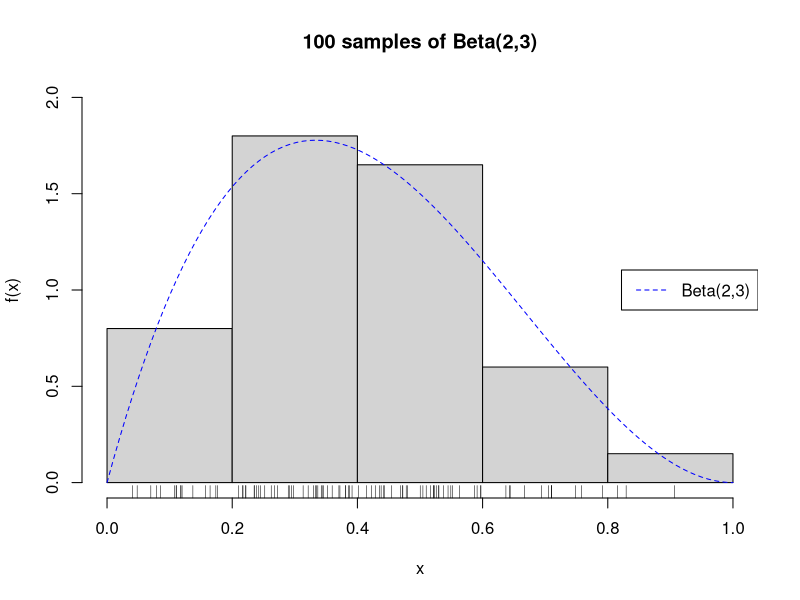
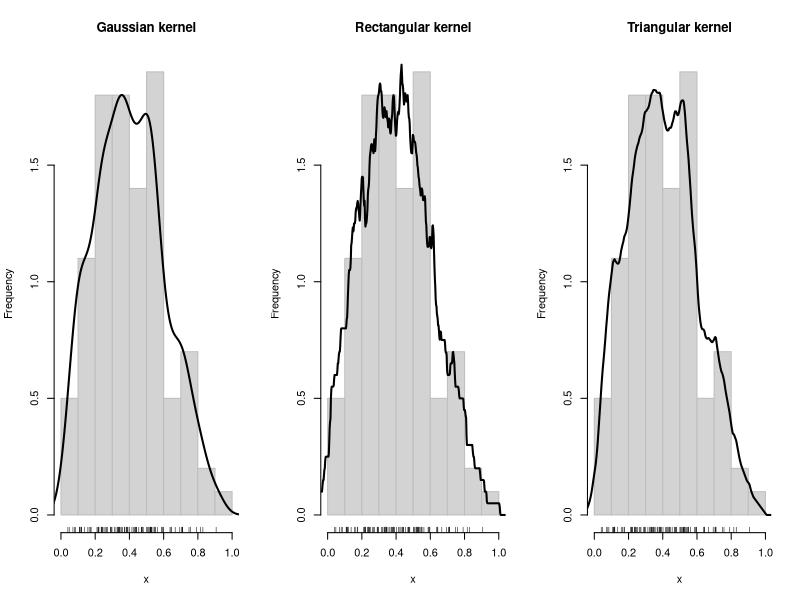

Write the R code that produced these figures, in order. (Note: this script raises an error after producing the figures.)
#Question 4
library(tidyverse)
library(magrittr)
library(kableExtra)
library(knitr)
##
set.seed(101)
x = rbeta(100,2,3)    #隨機生成100個beta(2,3)
y = seq(0,1,length.out=100) #[0.1]間取100個等距
hist(x,breaks = 5,probability = T,ylim = c(0,2),main = "100 samples of Beta(2,3)",y="f(x)")
lines(y,dbeta(y,2,3),col="blue",lty=2)
rug(x)  # 把樣本點位置畫出
legend("right","Beta(2,3)",lty=2,col="blue")
#比較Kernel 函數
layout(matrix(1:3, ncol = 3))
hist(x, xlab = "x", ylab = "Frequency",
     probability = TRUE, main = "Gaussian kernel",
     border = "gray")
lines(density(x, width = 0.2), lwd = 2)
rug(x)
hist(x, xlab = "x", ylab = "Frequency",
     probability = TRUE, main = "Rectangular kernel",
     border = "gray")
lines(density(x, width = 0.2, window = "rectangular"), lwd = 2)
rug(x)
hist(x, xlab = "x", ylab = "Frequency",
     probability = TRUE, main = "Triangular kernel",
     border = "gray")
lines(density(x, width = 0.2, window = "triangular"), lwd = 2)
rug(x)
#Gaussian kernel 較為平滑


#density estimator function
set.seed(101)
x <- rbeta(100,2,3)
h=0.2
#histogram density estimator
hist_est=function(x,h){
  w=function(x,a,b){
    if (x<=b & x>=a) {return(1)}
    else {return(0)}}
  n=length(x)
  sx=seq(min(x),max(x),by=h)
  a=sx[-length(sx)]
  b=sx[-1]
  ni=NULL
  for (j in 1:length(a)){
    ni[j]=sum(x<=b[j] & x>=a[j])}
  t1=NULL
  for (i in sort(x)){
    t0=NULL
    for (j in 1:length(a)){
      wi=w(i,a[j],b[j])
      t0=c(t0,wi)}
    y=1/n*sum(ni/h*t0)
    t1=c(t1,y)}
  return(t1)}

# naive density estimator
naive_est=function(x,h){
  w=function(y){
    if (abs(y)<1) {return(1/2)}
    else {return(0)}}
  n=length(x)
  sx=seq(min(x),max(x),length=100)
  t1=NULL
  for (i in sx){
    t0=NULL
    for (j in x){
      wei=w((i-j)/h)
      t0=c(t0,wei)}
    y=1/n*sum(1/h*t0)
    t1=c(t1,y)}
  return(t1)}

# kernel density estimator
# norm
kernel_norm=function(x,h){
  w=function(y){ dnorm(y) }
  n=length(x)
  sx=seq(min(x),max(x),length=100)
  t1=NULL
  for (i in sx){
    t0=NULL
    for (j in x){
      wei=w((i-j)/h)
      t0=c(t0,wei)}
    
    y=1/n*sum(1/h*t0)
    t1=c(t1,y)}
  
  return(t1)}

## 資料處理
k <- sort(x)   #sort samples
k1 <- dbeta(k,2,3)
k2 <- hist_est(k,h)
k3 <- naiveest(k,h)
k4 <- kernel_norm(k,h)
data <- cbind(k,k1,k2,k3,k4) %>% as.data.frame()
colnames(data) <- c("sample","Beta(2,3)","hist","naive","kernal")
dat <- gather(data,key = "type",value = "value",2:5) #data 依照type排列
dat$type %<>% as.factor() #type轉成factor
## 作圖
ggplot(data = dat)+
  geom_histogram(mapping = aes(x=sample,y=..density..),color="white")+
  geom_line(mapping = aes(x=sample,y=value,color=type,group=type),size=1.2)+
  theme(legend.title = element_text(size=20, face="bold"),legend.text = element_text(size = 16, face = "bold"),legend.position = c(0.8,0.8))+
  theme(panel.grid =element_blank())

##可以發現 

mse<-function(a,b){         #mse function
  mean((a-b)^2)
} 

hist_mse<-mse(k1,k2)   #0.046
naive_mse<-mse(k1,k3)  # 0.128
kernel_mse<-mse(k1,k4) #0.174

mse_value <- rbind(hist_mse,naive_mse,kernel_mse)
rownames(mse_value) <- c("hist","navie","kernel")
colnames(mse_value) <- "mse"
kable(mse_value,"html") %>% 
  kable_styling(bootstrap_options = 'striped', full_width = F) %>% 
  add_header_above(c(" " = 1, "compare mse" = 1))

if (min(hist_mse,naive_mse,kernel_mse)==hist_mse) {
  print('histogram density estimate is the best')
} else if(min(hist_mse,naive_mse,kernel_mse)==naive_mse) {
  print('naive density estimate is the best')
} else  {
  print('kernel density estimate is the best')
}
#比較其MSE ，"histogram density estimate is the best"
